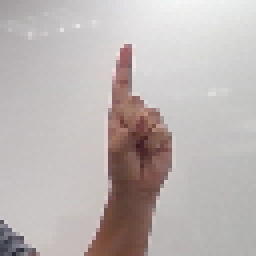
#> input picture src6/dataset_gestos/D/1008.png, 64 x 64 px, given as the content of the folder dataset/train/, which was not available (shown 4 times larger)
$ python pca.py   (older library calls are emulated)
#> lines starting #> are read from the running program, lines starting #| are printed output that depends on the picture; pictures that were not available may be replaced by others from this repository, and a replacement may not be noted
#https://gogul09.github.io/software/texture-recognition
import cv2
import numpy as np
import os
import glob
import mahotas as mt
from sklearn.svm import LinearSVC
from sklearn import svm
from math import copysign, log10
import pandas as pd
from sklearn.decomposition import PCA
from skimage.feature import greycomatrix, graycoprops
import skimage
from sklearn.neural_network import MLPClassifier
from skimage import io, color, img_as_ubyte
import matplotlib.pyplot as plt
from sklearn.metrics import confusion_matrix
import pandas as pd
import seaborn as sns

# [75 lines left out: functions plot_confusion_matrix, normaliza, extract_features_mt, not called in this run]


# function to extract haralick textures from an image
def extract_features(image):
        # calcula descritores de halarick para  4 adjacencias
        image = img_as_ubyte(image)
        bins = np.array([0, 16, 32, 48, 64, 80, 96, 112, 128, 144, 160, 176, 192, 208, 224, 240, 255]) #16-bit
        inds = np.digitize(image, bins)

        max_value = inds.max()+1
        glcm =  skimage.feature.graycomatrix(inds, [10], [0], max_value, symmetric=False, normed=True)
        contrast= skimage.feature.graycoprops(glcm, 'contrast')[0][0]
        energy= skimage.feature.graycoprops(glcm, 'energy')[0][0]
        homogeneity= skimage.feature.graycoprops(glcm, 'homogeneity')[0][0]
        correlation=skimage.feature.graycoprops(glcm, 'correlation')[0][0]
        dissimilarity=skimage.feature.graycoprops(glcm, 'dissimilarity')[0][0]

        textures = ([contrast,energy,homogeneity,correlation,dissimilarity])
        #textures = ([contrast,homogeneity,correlation])


        return textures

def lerimagem(file):
#> called with file = '_only/1008.png'
        image = cv2.imread(file)
#> image is the input picture: shape (64, 64, 3); mean B, G, R 179.4, 180.8, 188.8
        gray = cv2.cvtColor(image, cv2.COLOR_BGR2GRAY)
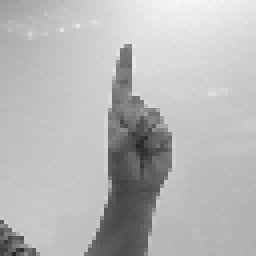
#> gray: shape (64, 64) (shown 4 times larger); min 36, max 246, mean 183
        w,h= gray.shape
#> w = 64; h = 64
        #ajustando imagens para 300 pixels de largura
        escala=(300/w)
#> escala = 4.69
        width = int(gray.shape[1] * escala )
#> width = 300
        height = int(gray.shape[0] * escala )
#> height = 300
        dsize = (width, height)
#> dsize = (300, 300)
        output = cv2.resize(gray, dsize)
        #cv2.imshow("Imagens Lidas", output)
        #cv2.waitKey(100)
        return output

# conjunto de treino
train_path  = "dataset/train/"
train_names = os.listdir(train_path)
# vetores de caracteristicas
train_features = []
train_labels   = []

# extraindo caracteristicas do conjunto de treinamento
# usa as 3 primeiras letras do arquivo como label de saida
print ("[STATUS] Iniciando extração das caracteristicas..")
for train_name in train_names:
        cur_path = train_path + "/" + train_name
        cur_label = train_name[0]
        i = 1
        #print(cur_path)
        for file in glob.glob(cur_path):
                if (file!="dataset/train/desktop.ini"):  # o  googledrive armazena um arquivo desktop.ini na pasta....
                        #print( " Imagem - {} no {}".format(i, cur_label))
                        gray=lerimagem(file)
                        # extrai descritores de haralick
                        features = extract_features(gray)
#> in extract_features, `inds = np.digitize(image, bins)`:
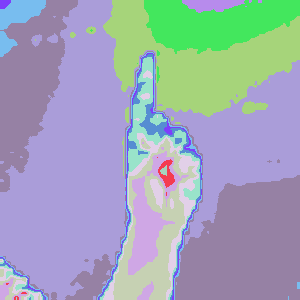
#> inds: shape (300, 300) int64; 14 distinct labels, from 3 to 16; one colour per label, 0 black
#> in extract_features, `max_value = inds.max()+1`: max_value = 17
#> in extract_features, `contrast= skimage.feature.graycoprops(glcm, 'contrast')[0][0]`: contrast = 1.94
#> in extract_features, `energy= skimage.feature.graycoprops(glcm, 'energy')[0][0]`: energy = 0.414
#> in extract_features, `homogeneity= skimage.feature.graycoprops(glcm, 'homogeneity')[0][0]`: homogeneity = 0.836
#> in extract_features, `correlation=skimage.feature.graycoprops(glcm, 'correlation')[0][0]`: correlation = 0.85
#> in extract_features, `dissimilarity=skimage.feature.graycoprops(glcm, 'dissimilarity')[0][0]`: dissimilarity = 0.536
#> in extract_features, `textures = ([contrast,energy,homogeneity,correlation,dissimilarity])`: textures = [1.94, 0.414, 0.836, 0.85, 0.536]
#> features = [1.94, 0.414, 0.836, 0.85, 0.536]
                        #cria vetores de caracteristicas (x) e saida (y)
                        train_features.append(features)
                        train_labels.append(cur_label)
                        i += 1


# Tamanho dos vetores
print ("Treinamento - entrada: {}".format(np.array(train_features).shape))
#| Treinamento - entrada: (1, 5)
print ("Treinamento - labels de saida: {}".format(np.array(train_labels).shape))

'''
#Principal Component Analysis é uma metodologia que pode ser utilizada para reduzir o vetor de caracteristicas
# de um espaço n-dimensional, para um m-dimensional, sendo que m<n
# ainda aumenta a variãncia dos dados, permitindo melhor separacao entre eles.
#abaixo, o vetor de caracteristicas (features) é reduzido para n=4
pca = PCA(n_components=2)

# Fit and transform the data to the model
reduced_data_pca = pca.fit_transform(train_features)
# criando o classificador
'''

print ("[STATUS] Criando o classificador..")


pca = PCA(n_components=5,copy=True, whiten=False)
#> (the run stopped early here; a loop or call above may not have finished)

$ run again, on src6/dataset_gestos/D/2030.png
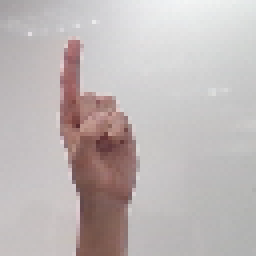
#> input picture src6/dataset_gestos/D/2030.png, 64 x 64 px, given as the content of the folder dataset/train/, which was not available (shown 4 times larger)
#> in lerimagem, image is the input picture: shape (64, 64, 3); mean B, G, R 182.7, 183.2, 191.1
#> in lerimagem, `gray = cv2.cvtColor(image, cv2.COLOR_BGR2GRAY)`:
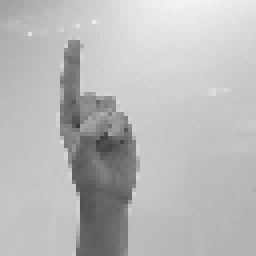
#> gray: shape (64, 64) (shown 4 times larger); min 58, max 244, mean 185.5
#> in extract_features, `inds = np.digitize(image, bins)`:
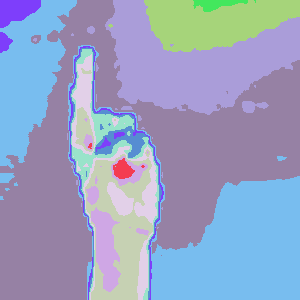
#> inds: shape (300, 300) int64; 13 distinct labels, from 4 to 16; one colour per label, 0 black
#> max_value = 17
#> contrast = 1.52
#> energy = 0.41
#> homogeneity = 0.85
#> correlation = 0.845
#> dissimilarity = 0.466
#> textures = [1.52, 0.41, 0.85, 0.845, 0.466]
#| Treinamento - entrada: (1, 5)

$ run again, on src6/dataset_gestos/D/302.png
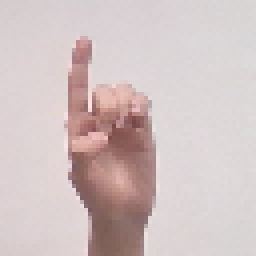
#> input picture src6/dataset_gestos/D/302.png, 64 x 64 px, given as the content of the folder dataset/train/, which was not available (shown 4 times larger)
#> in lerimagem, image is the input picture: shape (64, 64, 3); mean B, G, R 194.4, 194.7, 209.6
#> in lerimagem, `gray = cv2.cvtColor(image, cv2.COLOR_BGR2GRAY)`:
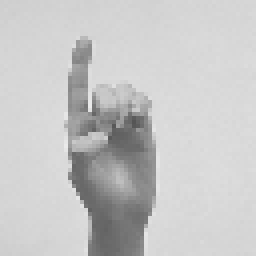
#> gray: shape (64, 64) (shown 4 times larger); min 85, max 234, mean 199.1
#> in extract_features, `inds = np.digitize(image, bins)`:
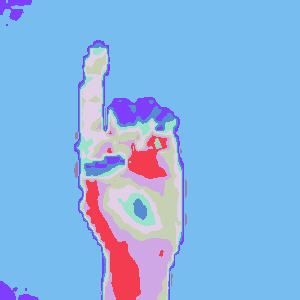
#> inds: shape (300, 300) int64; 10 distinct labels, from 6 to 15; one colour per label, 0 black
#> max_value = 16
#> contrast = 1.47
#> energy = 0.731
#> homogeneity = 0.866
#> correlation = 0.833
#> dissimilarity = 0.433
#> textures = [1.47, 0.731, 0.866, 0.833, 0.433]
#| Treinamento - entrada: (1, 5)

$ run again, on src6/dataset_gestos/D/640.png
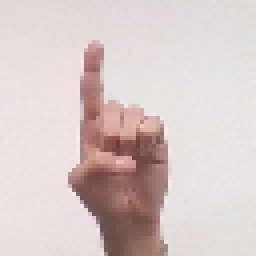
#> input picture src6/dataset_gestos/D/640.png, 64 x 64 px, given as the content of the folder dataset/train/, which was not available (shown 4 times larger)
#> in lerimagem, image is the input picture: shape (64, 64, 3); mean B, G, R 201, 202.1, 215.7
#> in lerimagem, `gray = cv2.cvtColor(image, cv2.COLOR_BGR2GRAY)`:
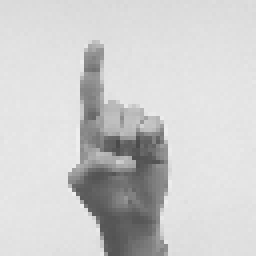
#> gray: shape (64, 64) (shown 4 times larger); min 74, max 238, mean 206
#> in extract_features, `inds = np.digitize(image, bins)`:
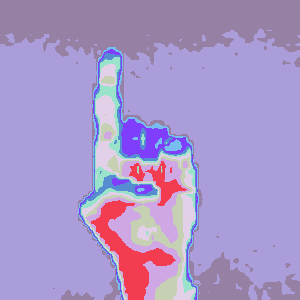
#> inds: shape (300, 300) int64; 11 distinct labels, from 5 to 15; one colour per label, 0 black
#> max_value = 16
#> contrast = 1.98
#> energy = 0.566
#> homogeneity = 0.842
#> correlation = 0.864
#> dissimilarity = 0.527
#> textures = [1.98, 0.566, 0.842, 0.864, 0.527]
#| Treinamento - entrada: (1, 5)
